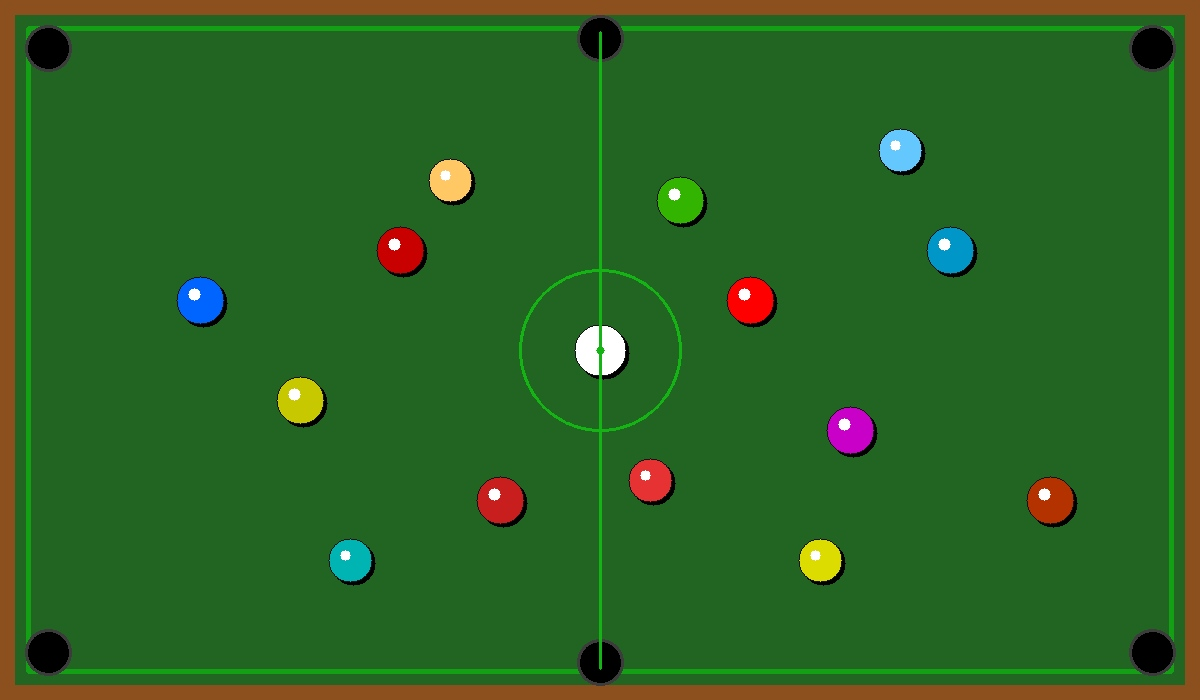
#> input picture input.jpg, 1200 x 700 px
$ python engine.py
#> lines starting #> are read from the running program, lines starting #| are printed output that depends on the picture
"""
╔══════════════════════════════════════════════════════════════════╗
║            LoginX-Pool-Engine  —  Bilardo Analiz Motoru          ║
║         Akademik / Eğitim Amaçlı Fizik Simülatörü               ║
║                  github.com/EnigmasHack                          ║
╚══════════════════════════════════════════════════════════════════╝

Temel Fizik:
  - Top tespiti   : OpenCV HoughCircles
  - Yansıma Yasası: θ_gidiş = θ_geliş  (Elastik Çarpışma, Sürtünmesiz)
  - Bant koordinat sistemi: 4 kenar → Sol, Sağ, Üst, Alt
"""

import cv2
import numpy as np
import sys
import os

# ─────────────────────────────────────────────────────────────────
# SABITLER  (gerekirse dışarıdan da verilebilir)
# ─────────────────────────────────────────────────────────────────
TRAJ_COLOR      = (180,  20, 180)   # Pembe (BGR)
BALL_COLOR      = (  0, 255,  80)   # Yeşil
HOLE_COLOR      = ( 20,  20, 220)   # Kırmızı
CENTER_COLOR    = (255, 255,   0)   # Sarı
TRAJ_THICKNESS  = 3
BALL_THICKNESS  = 2
MAX_BOUNCES     = 3                 # Kaç banttan sekme hesaplansın
TRAJ_LENGTH_FAC = 2.5               # Çizgi uzunluk çarpanı (masa boyutuna göre)
ARROW_TIP_LEN   = 18


# ─────────────────────────────────────────────────────────────────
# YARDIMCI: Görüntü Ön İşleme
# ─────────────────────────────────────────────────────────────────
def preprocess(img: np.ndarray) -> np.ndarray:
    """
    HoughCircles öncesi kontrast artırma + bulanıklaştırma.
    """
    gray  = cv2.cvtColor(img, cv2.COLOR_BGR2GRAY)
    gray  = cv2.GaussianBlur(gray, (9, 9), 2)
    gray  = cv2.equalizeHist(gray)          # Kontrast normalize
    return gray


# ─────────────────────────────────────────────────────────────────
# YARDIMCI: Delik Pozisyonları Üret  (6 standart bilardo deliği)
# ─────────────────────────────────────────────────────────────────
def get_hole_positions(h: int, w: int, margin_fac: float = 0.03) -> list:
    """
    Gerçek bilardo masası kenarlarında 6 cep konumu döndürür.
    margin_fac: köşe boşluğu oranı (0–1)
    """
    mx = int(w * margin_fac)
    my = int(h * margin_fac)
    mx2 = w - mx
    my2 = h - my
    mid_x = w // 2
    mid_y = h // 2

    return [
        (mx,   my),    # Sol-Üst
        (mx2,  my),    # Sağ-Üst
        (mx,   my2),   # Sol-Alt
        (mx2,  my2),   # Sağ-Alt
        (mid_x, my),   # Orta-Üst
        (mid_x, my2),  # Orta-Alt
    ]


# ─────────────────────────────────────────────────────────────────
# YARDIMCI: Yansıma Yasası ile Bant Sekmesi
# ─────────────────────────────────────────────────────────────────
def reflect_direction(dx: float, dy: float,
                      wall: str) -> tuple:
    """
    Geliş yönü (dx, dy) ve çarpılan duvar için gidiş yönünü döndürür.
    wall: 'left' | 'right' | 'top' | 'bottom'
    """
    if wall in ('left', 'right'):
        dx = -dx            # Yatay bileşen ters
    else:
        dy = -dy            # Dikey bileşen ters
    return dx, dy


def segment_wall_intersect(px, py, dx, dy,
                            x0, y0, x1, y1,
                            wall: str) -> tuple | None:
    """
    (px,py)'den (dx,dy) yönünde ışının,
    [x0,y0]→[x1,y1] duvar segmentiyle kesişme noktasını bulur.
    Bulamazsa None döner.
    """
    # Parametrik: P + t*(d)  ve  W + s*(w1-w0)
    wx = x1 - x0
    wy = y1 - y0
    denom = dx * wy - dy * wx
    if abs(denom) < 1e-9:
        return None          # Paralel

    t = ((x0 - px) * wy - (y0 - py) * wx) / denom
    s = ((x0 - px) * dy - (y0 - py) * dx) / denom

    if t > 1e-3 and 0 <= s <= 1:
        ix = px + t * dx
        iy = py + t * dy
        return (ix, iy, t, wall)
    return None


def trace_trajectory(start_x: float, start_y: float,
                     dir_x: float, dir_y: float,
                     canvas_w: int, canvas_h: int,
                     max_bounces: int = MAX_BOUNCES) -> list:
    """
    Başlangıç noktasından verilen yönde, bantlardan sekme yasasıyla
    yörünge noktaları listesi döndürür.

    Döndürülen: [(x0,y0), (x1,y1), …]  köşe noktaları listesi
    """
    # Bant kenarları (küçük içe çekim ile masa görünümü)
    pad = 1
    walls = {
        'left'  : (pad,      0,       pad,      canvas_h),
        'right' : (canvas_w-pad, 0,   canvas_w-pad, canvas_h),
        'top'   : (0,    pad,          canvas_w, pad),
        'bottom': (0,    canvas_h-pad, canvas_w, canvas_h-pad),
    }

    path   = [(start_x, start_y)]
    cx, cy = start_x, start_y
    dx, dy = dir_x, dir_y

    # Yön vektörünü normalize et
    mag = np.hypot(dx, dy)
    if mag < 1e-9:
        return path
    dx /= mag
    dy /= mag

    step = max(canvas_w, canvas_h) * TRAJ_LENGTH_FAC   # ışın uzunluğu

    for _ in range(max_bounces + 1):
        # Bütün duvarlarla kesişimleri bul → en yakınını seç
        hits = []
        for wname, (wx0, wy0, wx1, wy1) in walls.items():
            res = segment_wall_intersect(cx, cy, dx * step, dy * step,
                                         wx0, wy0, wx1, wy1, wname)
            if res is not None:
                hits.append(res)

        if not hits:
            # Dışarı çıkıyor, en son noktayı ekle
            path.append((cx + dx * step, cy + dy * step))
            break

        # En yakın duvarı seç (t parametresi ile)
        hits.sort(key=lambda h: h[2])
        ix, iy, t_hit, wall_hit = hits[0]

        path.append((ix, iy))

        if _ == max_bounces:
            break

        # Yönü yansıt
        dx, dy = reflect_direction(dx, dy, wall_hit)
        cx, cy = ix, iy

    return path


# ─────────────────────────────────────────────────────────────────
# YARDIMCI: Yön Oku Çiz
# ─────────────────────────────────────────────────────────────────
def draw_arrow(img, pt1, pt2, color, thickness):
    """OpenCV arrowedLine sarmalayıcısı (tip_length dinamik)."""
    dist = np.hypot(pt2[0]-pt1[0], pt2[1]-pt1[1])
    if dist < 1:
        return
    tip = max(0.05, min(0.3, ARROW_TIP_LEN / dist))
    cv2.arrowedLine(img,
                    (int(pt1[0]), int(pt1[1])),
                    (int(pt2[0]), int(pt2[1])),
                    color, thickness,
                    tipLength=tip,
                    line_type=cv2.LINE_AA)


# ─────────────────────────────────────────────────────────────────
# YARDIMCI: Etiket Yaz  (arka planlı, okunaklı)
# ─────────────────────────────────────────────────────────────────
def put_label(img, text, pos, font_scale=0.48,
              fg=(255,255,255), bg=(0,0,0), thickness=1):
    font = cv2.FONT_HERSHEY_SIMPLEX
    (tw, th), baseline = cv2.getTextSize(text, font, font_scale, thickness)
    x, y = int(pos[0]), int(pos[1])
    cv2.rectangle(img, (x-2, y-th-2), (x+tw+2, y+baseline+2), bg, -1)
    cv2.putText(img, text, (x, y), font, font_scale, fg, thickness, cv2.LINE_AA)


# ─────────────────────────────────────────────────────────────────
# ANA MOTOR
# ─────────────────────────────────────────────────────────────────
def detect_balls(gray: np.ndarray, img_h: int, img_w: int) -> np.ndarray | None:
    """
    HoughCircles ile topları tespit eder.
    Masanın boyutuna göre min/max yarıçap otomatik hesaplanır.
    """
    min_dim = min(img_h, img_w)

    # Yarıçap aralığı: masanın %1 ile %6'sı arasında
    min_r = max(5,  int(min_dim * 0.012))
    max_r = max(30, int(min_dim * 0.07))

    circles = cv2.HoughCircles(
        gray,
        cv2.HOUGH_GRADIENT,
        dp=1.3,
        minDist=min_r * 2,
        param1=70,
        param2=28,
        minRadius=min_r,
        maxRadius=max_r
    )
    return circles


def draw_holes(canvas: np.ndarray, holes: list):
    """Delikleri çiz."""
    for i, (hx, hy) in enumerate(holes):
        cv2.circle(canvas, (hx, hy), 14, HOLE_COLOR, -1)
        cv2.circle(canvas, (hx, hy), 14, (255,255,255), 1)
        put_label(canvas, f"D{i+1}", (hx+16, hy+5),
                  fg=(200, 200, 255), bg=(40,0,40))


def draw_balls_and_trajectories(canvas: np.ndarray,
                                 circles: np.ndarray,
                                 holes: list,
                                 img_h: int, img_w: int):
    """
    Her top için:
      1. Daire + merkez nokta çiz
      2. En yakın deliğe doğru yörünge + bant sekmeleri hesapla & çiz
      3. Açı etiketini göster
    """
    balls = np.round(circles[0, :]).astype(int)

    for idx, (bx, by, br) in enumerate(balls):
        # ── Top Görselleştirme ──────────────────────────────────
        cv2.circle(canvas, (bx, by), br, BALL_COLOR, BALL_THICKNESS, cv2.LINE_AA)
        cv2.circle(canvas, (bx, by), 3,  CENTER_COLOR, -1, cv2.LINE_AA)
        put_label(canvas, f"T{idx+1}", (bx + br + 4, by - 4),
                  fg=(80, 255, 80), bg=(0, 30, 0))

        # ── En Yakın Deliği Bul ─────────────────────────────────
        if not holes:
            continue
        dists = [np.hypot(bx - hx, by - hy) for hx, hy in holes]
        nearest_idx = int(np.argmin(dists))
        hx, hy = holes[nearest_idx]

        # ── Doğrudan Vuruş Yönü ────────────────────────────────
        dx = hx - bx
        dy = hy - by
        mag = np.hypot(dx, dy)
        if mag < 1e-9:
            continue

        # Açı hesapla (x-ekseni referans, derece)
        angle_deg = np.degrees(np.arctan2(-dy, dx))   # ekran koord. düzelt

        # ── Bant Sekme Yörüngesi ───────────────────────────────
        path = trace_trajectory(float(bx), float(by),
                                 dx, dy,
                                 img_w, img_h,
                                 max_bounces=MAX_BOUNCES)

        # Yörüngeyi çiz (köşelerle)
        for seg_i in range(len(path) - 1):
            p1 = path[seg_i]
            p2 = path[seg_i + 1]
            # İlk segment → oklı
            if seg_i == 0:
                draw_arrow(canvas, p1, p2, TRAJ_COLOR, TRAJ_THICKNESS)
            else:
                cv2.line(canvas,
                         (int(p1[0]), int(p1[1])),
                         (int(p2[0]), int(p2[1])),
                         TRAJ_COLOR,
                         max(1, TRAJ_THICKNESS - 1),
                         cv2.LINE_AA)
            # Sekme noktası işareti
            if seg_i > 0:
                cv2.circle(canvas, (int(p1[0]), int(p1[1])), 5,
                           (255, 160, 0), -1, cv2.LINE_AA)
                put_label(canvas, f"B{seg_i}",
                          (int(p1[0])+6, int(p1[1])-6),
                          fg=(255,200,100), bg=(40,20,0), font_scale=0.4)

        # ── Açı Etiketi ────────────────────────────────────────
        label_pos = (bx + int(np.cos(np.radians(angle_deg)) * (br + 20)),
                     by - int(np.sin(np.radians(angle_deg)) * (br + 20)))
        put_label(canvas, f"{angle_deg:.1f}°", label_pos,
                  fg=(255, 100, 255), bg=(30, 0, 30))


# ─────────────────────────────────────────────────────────────────
# MASA SINIRLARINI GÖRSELLEŞTIR
# ─────────────────────────────────────────────────────────────────
def draw_table_border(canvas: np.ndarray):
    h, w = canvas.shape[:2]
    pad = 4
    cv2.rectangle(canvas, (pad, pad), (w-pad, h-pad),
                  (20, 130, 20), 3, cv2.LINE_AA)


# ─────────────────────────────────────────────────────────────────
# LOGO / BAŞLIK DAMGASI
# ─────────────────────────────────────────────────────────────────
def draw_watermark(canvas: np.ndarray):
    h, w = canvas.shape[:2]
    text = "LoginX-Pool-Engine  |  github: EnigmasHack"
    font  = cv2.FONT_HERSHEY_SIMPLEX
    fscale = 0.45
    thick  = 1
    (tw, th), _ = cv2.getTextSize(text, font, fscale, thick)
    x = w - tw - 8
    y = h - 8
    cv2.rectangle(canvas, (x-3, y-th-4), (x+tw+3, y+4), (0,0,0), -1)
    cv2.putText(canvas, text, (x, y), font, fscale,
                (120, 220, 120), thick, cv2.LINE_AA)


# ─────────────────────────────────────────────────────────────────
# ANA FONKSİYON
# ─────────────────────────────────────────────────────────────────
def analyze(input_path: str, output_path: str) -> bool:
    """
    Bilardo görüntüsünü analiz eder; sonucu output_path'e kaydeder.
    Başarılıysa True, aksi hâlde False döner.
    """
#> called with input_path = 'input.jpg', output_path = 'output.jpg'
    print(f"[LoginX-Pool-Engine] Görüntü okunuyor: {input_path}")

    img = cv2.imread(input_path)
#> img is the input picture: shape (700, 1200, 3); mean B, G, R 35.3, 100.2, 44
    if img is None:
        print(f"[HATA] Görüntü okunamadı: {input_path}")
        return False

    h, w = img.shape[:2]
    print(f"[INFO] Görüntü boyutu: {w}x{h}")
#| [INFO] Görüntü boyutu: 1200x700

    # Ön işleme
    gray = preprocess(img)
#> in preprocess, `gray  = cv2.cvtColor(img, cv2.COLOR_BGR2GRAY)`:
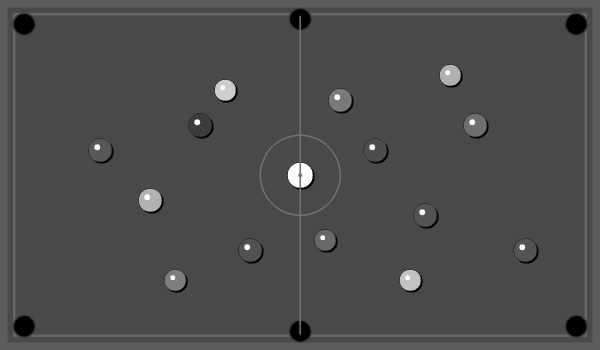
#> gray: shape (700, 1200) (shown at 1/2 size); min 0, max 255, mean 75.7
#> in preprocess, `gray  = cv2.equalizeHist(gray)`:
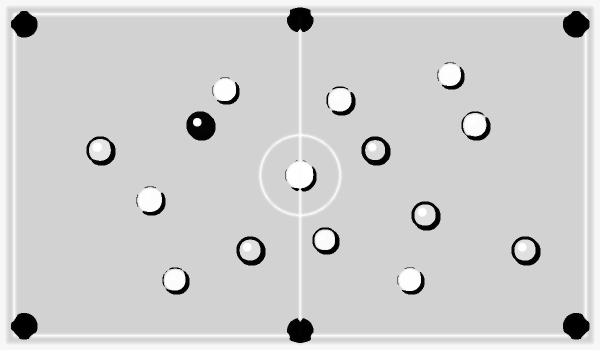
#> gray: shape (700, 1200) (shown at 1/2 size); min 0, max 255, mean 207.7

    # Canvas (orijinal görüntü üzerine çizim)
    canvas = img.copy()

    # Masa sınırı
    draw_table_border(canvas)

    # Delikler
    holes = get_hole_positions(h, w)
    draw_holes(canvas, holes)
#> after the loop in draw_holes, `for i, (hx, hy) in enumerate(holes):`:
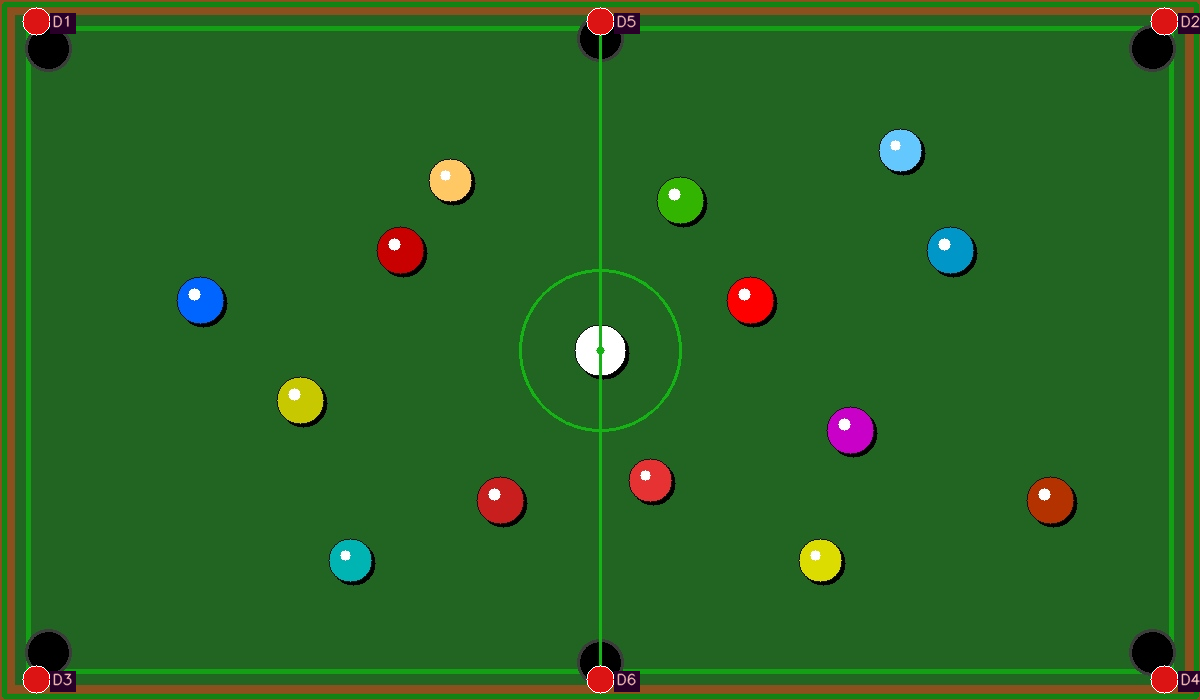
#> canvas: shape (700, 1200, 3); mean B, G, R 35.2, 101.1, 41.8

    # Top Tespiti
    circles = detect_balls(gray, h, w)
#> in detect_balls, `circles = cv2.HoughCircles( gray, cv2.HOUGH_GRADIENT, dp=1.3, minDist=..`: circles = 21 rows, first 8: [953.5, 254.1, 27.37], [303.5, 402.3, 28.02], [819.6, 559.6, 22.3], [602.5, 351.6, 30.49], [1051, 501.1, 29.19], [502.4, 502.4, 28.28], [853.4, 433.5, 27.11], [199.5, 299.6, 22.04]

    if circles is None:
        print("[UYARI] Hiç top tespit edilemedi. Parametreler gevşetiliyor…")
        # İkinci deneme: daha gevşek
        circles = cv2.HoughCircles(
            gray, cv2.HOUGH_GRADIENT, dp=1.2,
            minDist=15, param1=50, param2=20,
            minRadius=4, maxRadius=int(min(h,w) * 0.1)
        )

    if circles is not None:
        n = circles.shape[1]
        print(f"[INFO] {n} top tespit edildi.")
#| [INFO] 21 top tespit edildi.
        draw_balls_and_trajectories(canvas, circles, holes, h, w)
#> in draw_balls_and_trajectories, `balls = np.round(circles[0, :]).astype(int)`: balls = 21 rows, first 8: [954, 254, 27], [304, 402, 28], [820, 560, 22], [603, 352, 30], [1051, 501, 29], [502, 502, 28], [853, 434, 27], [200, 300, 22]
#> the loop in draw_balls_and_trajectories, `for idx, (bx, by, br) in enumerate(balls):` made 21 passes
#> (bx, by, br) on passes 6 to 13: (502, 502, 28), (853, 434, 27), (200, 300, 22), (402, 252, 29), (681, 200, 22), (651, 482, 28), (902, 151, 27), (352, 562, 27)
#> after the loop in draw_balls_and_trajectories, `for idx, (bx, by, br) in enumerate(balls):`:
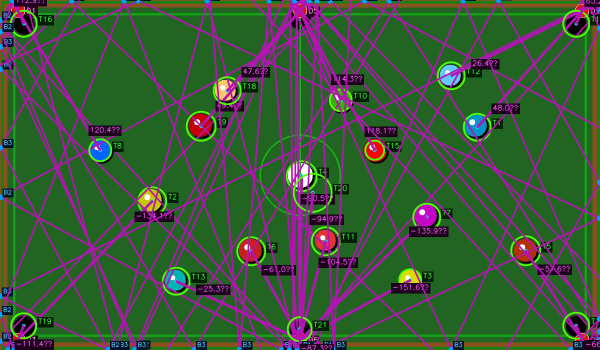
#> canvas: shape (700, 1200, 3) (shown at 1/2 size); mean B, G, R 57.6, 87.5, 61.7
    else:
        print("[UYARI] Top tespit edilemedi. Ham görüntü kaydediliyor.")
        put_label(canvas, "Top Tespit Edilemedi",
                  (w//4, h//2), font_scale=1.0,
                  fg=(0,0,255), bg=(255,255,255), thickness=2)

    # Filigran
    draw_watermark(canvas)
#> in draw_watermark, `cv2.putText(canvas, text, (x, y), font, fscale, (120, 220, 120), thick..`:
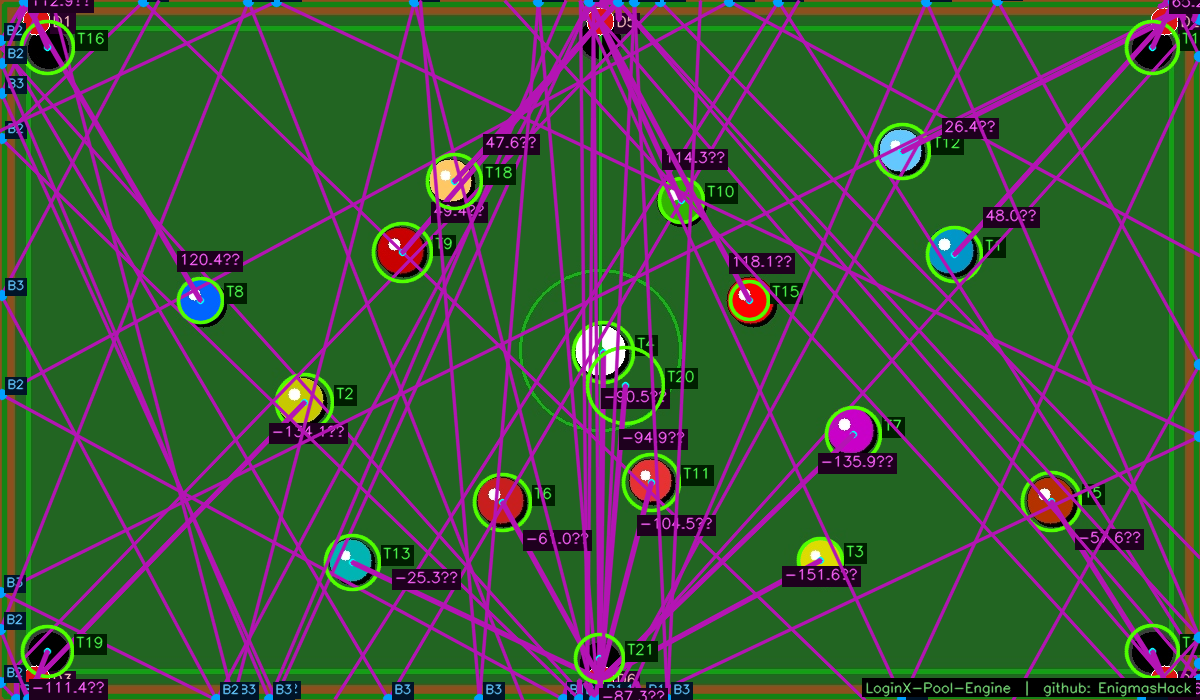
#> canvas: shape (700, 1200, 3); mean B, G, R 57.4, 87.1, 61.3

    # Kaydet
    os.makedirs(os.path.dirname(output_path) or ".", exist_ok=True)
    ok = cv2.imwrite(output_path, canvas)
    if ok:
        print(f"[OK] Sonuç kaydedildi: {output_path}")
    else:
        print(f"[HATA] Görüntü kaydedilemedi: {output_path}")
    return ok


# ─────────────────────────────────────────────────────────────────
# CLI GİRİŞ NOKTASI
# ─────────────────────────────────────────────────────────────────
if __name__ == "__main__":
    inp  = sys.argv[1] if len(sys.argv) > 1 else "input.jpg"
    outp = sys.argv[2] if len(sys.argv) > 2 else "output.jpg"
    success = analyze(inp, outp)
    sys.exit(0 if success else 1)
#> (the program exits here)
